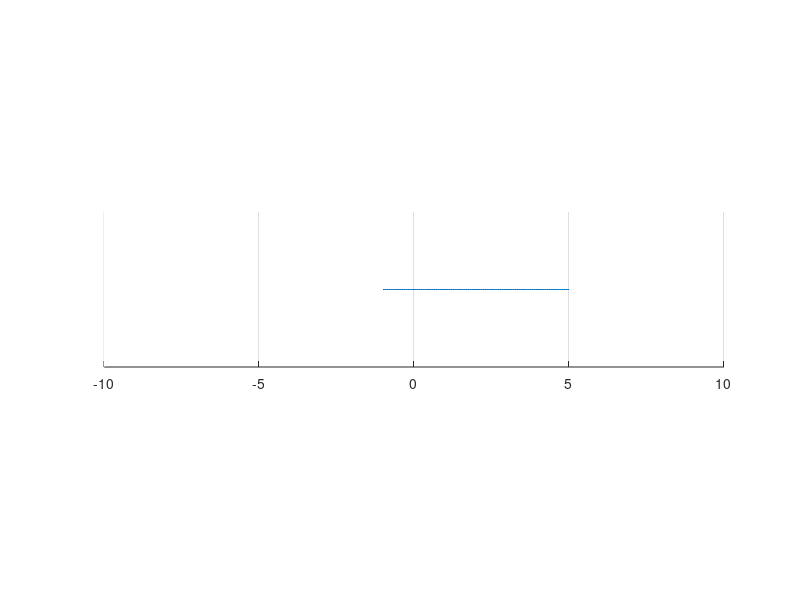

MATLAB code for this plot:
%% Interval Notations and Examples
% *back to* <https://fanwangecon.github.io *Fan*>*'s* <https://fanwangecon.github.io/Math4Econ/ 
% *Intro Math for Econ*>*,*  <https://fanwangecon.github.io/M4Econ/ *Matlab Examples*>*, 
% or* <https://fanwangecon.github.io/MEconTools/ *MEconTools*> *Repositories*
%% 
% When we look at the problem facing a household, we often have to restrict 
% the choice set for example to an interval. 
%% Closed Interval
% For example, if $x$ is hours working, perhaps the household has to work at 
% least $a$ hours and up to $b$ hours, so his choice is between $a$ and $b$ hours 
% inclusive.
% 
% The interval that is inclusive of both endpoints is called a closed interval 
% (note the square brackets):
%% 
% * *closed interval*: $\left[ a, b \right] \equiv \{ x \in \mathbf{R} : a \le 
% x \le b\}$
%% Open Interval
% In general, an open interval is defined as (Note here we use parenthesis, 
% not square brackest) :
%% 
% * *open interval*:$\left( a, b \right) \equiv \{ x \in \mathbf{R} : a < x 
% < b\}$
%% Half Open and Half Close Interval
% We can also hafl half open intervals:
%% 
% * *half open (half closed) interval*: $\left[ a, b \right) \equiv \{ x \in 
% \mathbf{R} : a \le x < b\}$
% * *half open (half closed) interval*: $\left( a, b \right] \equiv \{ x \in 
% \mathbf{R} : a < x \le b\}$
%% Graph
% If you were to graph an interval, you can draw an empty circle at either end 
% of an interval that is open, and a solid circle if it is closed at that end. 

close all;
figure();
x = linspace(-1,5);
line(x,0*ones(size(x)))
set(gca,'ytick',[],'Ycolor','w','box','off')
ylim([-0.1 0.1])
xlim([-10  10])
pbaspect([4 1 1])
grid on
%%